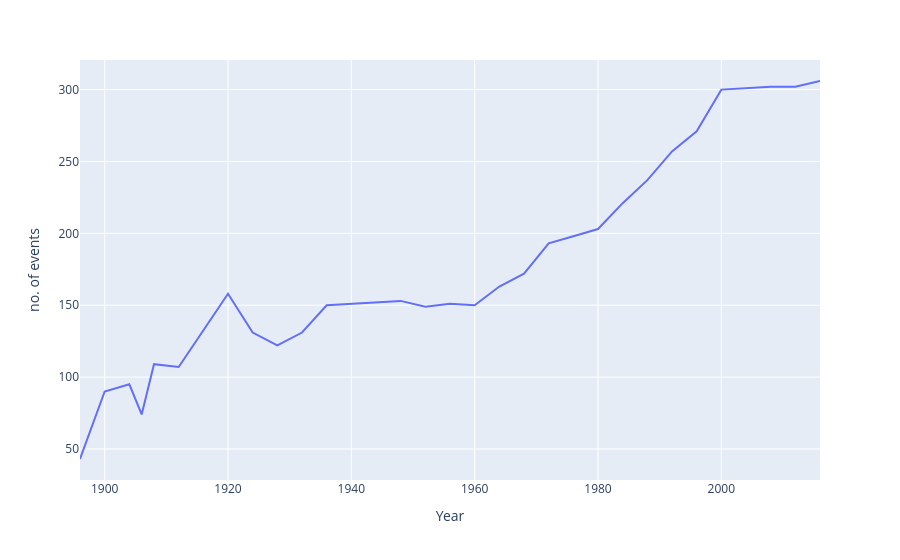

The code cell stored with this chart in its notebook:
### Code cell
fig

### Figure 1 — Plotly figure (JSON) as saved in the notebook; plotly's stock layout.template omitted (floating-point values rounded to 4 significant figures)
{"data": [{"hovertemplate": "Year=%{x}<br>no. of events=%{y}<extra></extra>", "legendgroup": "", "line": {"color": "#636efa", "dash": "solid"}, "marker": {"symbol": "circle"}, "mode": "lines", "name": "", "orientation": "v", "showlegend": false, "type": "scatter", "x": [1896, 1900, 1904, 1906, 1908, 1912, 1920, 1924, 1928, 1932, 1936, 1948, 1952, 1956, 1960, 1964, 1968, 1972, 1976, 1980, 1984, 1988, 1992, 1996, 2000, 2004, 2008, 2012, 2016], "xaxis": "x", "y": [43, 90, 95, 74, 109, 107, 158, 131, 122, 131, 150, 153, 149, 151, 150, 163, 172, 193, 198, 203, 221, 237, 257, 271, 300, 301, 302, 302, 306], "yaxis": "y"}], "layout": {"legend": {"tracegroupgap": 0}, "margin": {"t": 60}, "xaxis": {"anchor": "y", "domain": [0, 1], "title": {"text": "Year"}}, "yaxis": {"anchor": "x", "domain": [0, 1], "title": {"text": "no. of events"}}}}
